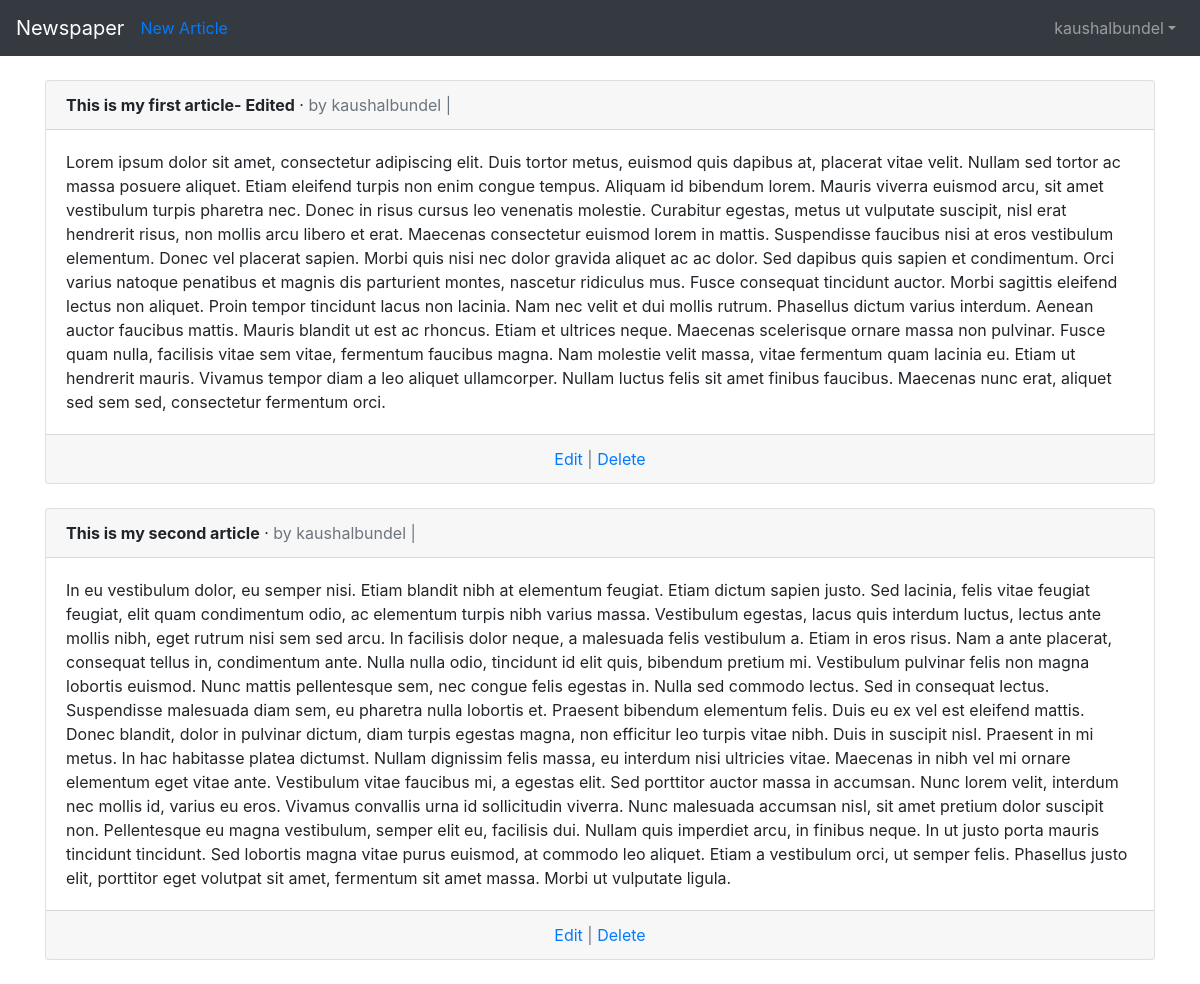
The page /articles/ (signed in) on the database as committed earlier.
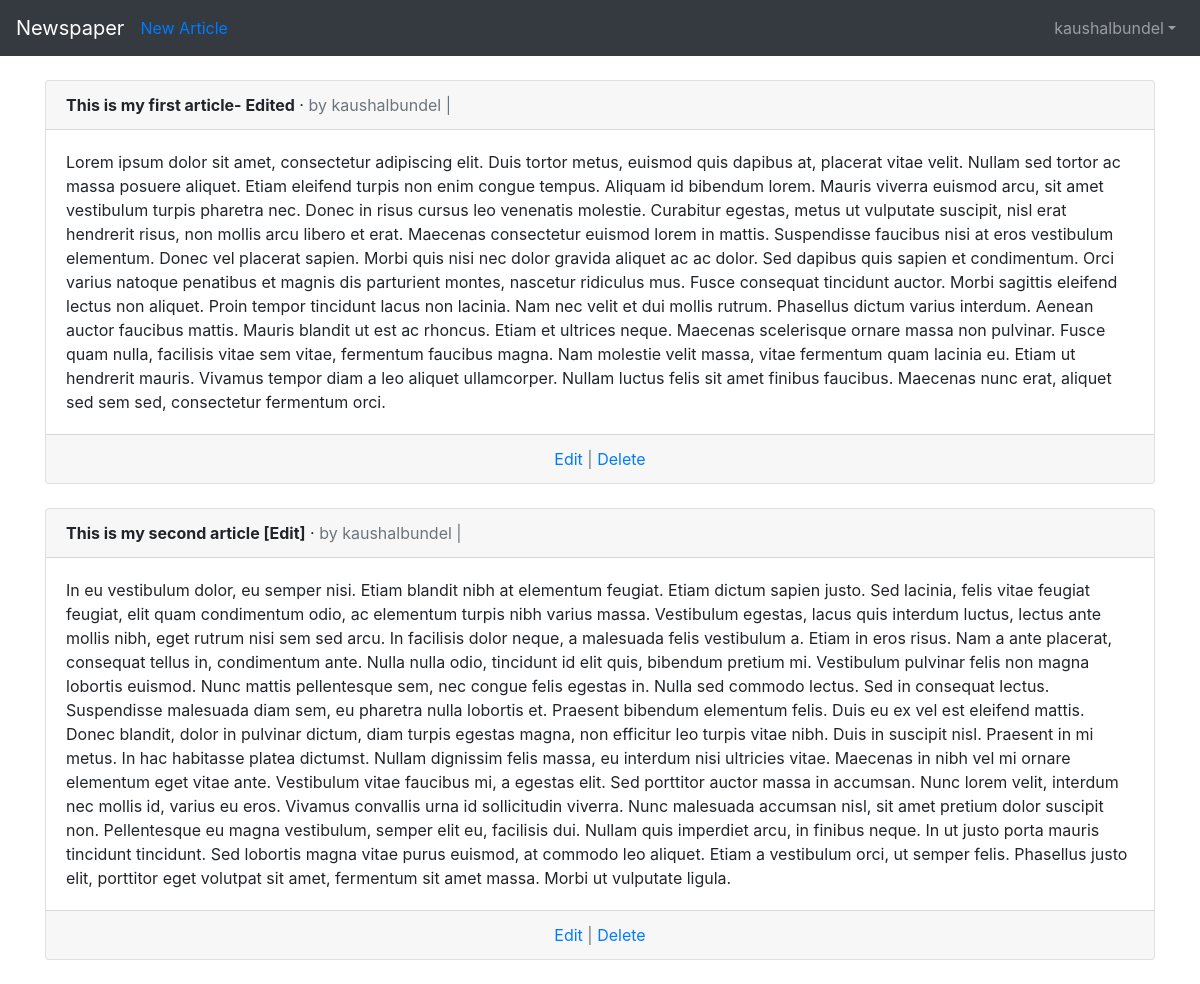
The same page on the database as committed later.
### articles/models.py (models this page shows, shortened)
class Article(models.Model):
    title = models.CharField(max_length=200)
    body = models.TextField()
    publish_date = models.DateTimeField(auto_now_add=True)
    update_date = models.DateTimeField(auto_now=True)
    author = models.ForeignKey(
        get_user_model(),
        on_delete=models.CASCADE,  # As the foriegn key, ie author is deleted this model also gets deleted
    )

### users/models.py (models this page shows)
class CustomUser(AbstractUser):
    age = models.PositiveIntegerField(null=True, blank=True) #null indicates that the field can be null in the database while blank indicates that the field can be blank in the form

### articles/views.py (the view)
# urls.py: path("", ArticleListView.as_view(), name="article_list"),
class ArticleListView(LoginRequiredMixin, ListView):
    model = Article
    template_name = "article_list.html"
    context_object_name = "article"
    login_url = "login"

### templates/article_list.html (shortened to what this page needs)
{% extends 'base.html' %}
{% block content %}
  {% for article in object_list %}
    <div class="card">
      <div class="card-header">
        <span class="font-weight-bold">{{ article.title }}</span> &middot;
        <span class="text-muted">by {{ article.author }} | {{ article.date }}</span>
      </div>
      <div class="card-body">{{ article.body }}</div>
      <div class="card-footer text-center text-muted">
        <a href="{% url 'article_edit' article.pk %}">Edit</a> | <a href="{% url 'article_delete' article.pk %}">Delete</a>
      </div>
    </div>
    <br />
  {% endfor %}
{% endblock content %}

Rows that differ between the two databases and show on the page:
changed Article: title "This is my second article" → "This is my second article [Edit]"
